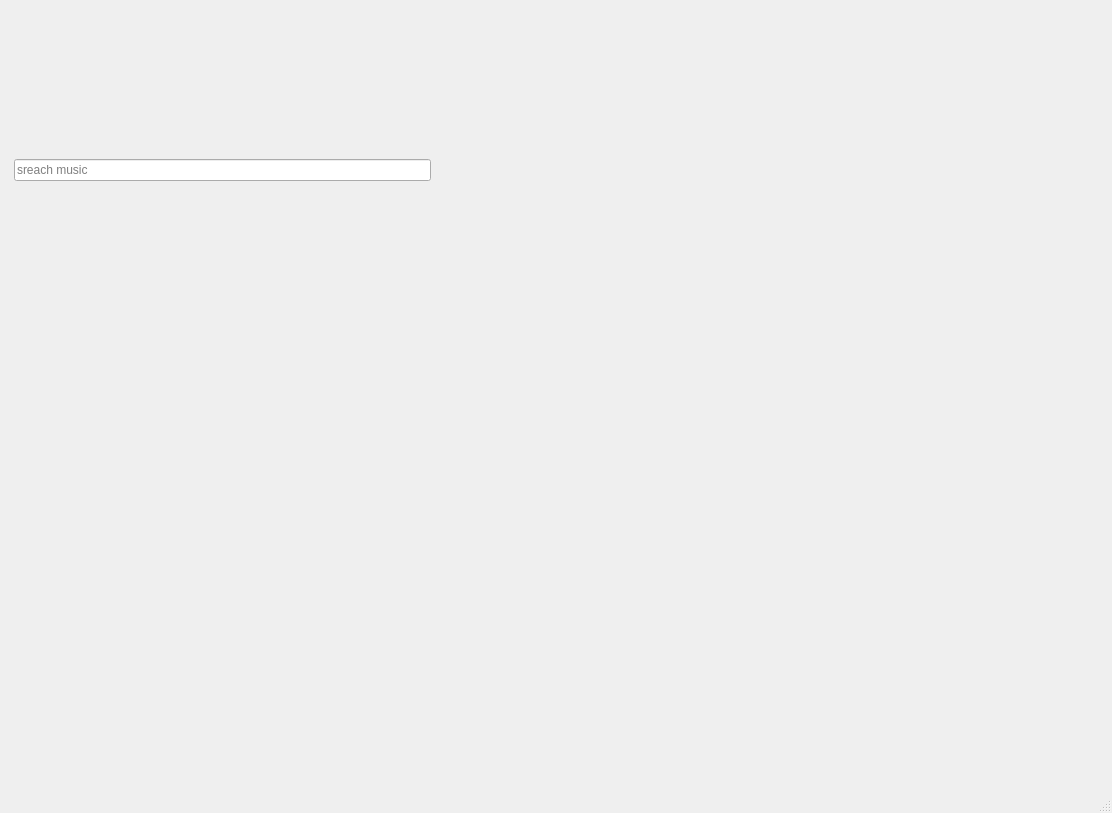
<?xml version="1.0" encoding="UTF-8"?>
<ui version="4.0">
 <class>MainWindow</class>
 <widget class="QMainWindow" name="MainWindow">
  <property name="geometry">
   <rect>
    <x>0</x>
    <y>0</y>
    <width>1112</width>
    <height>813</height>
   </rect>
  </property>
  <property name="windowTitle">
   <string>MainWindow</string>
  </property>
  <widget class="QWidget" name="centralwidget">
   <widget class="QWidget" name="horizontalLayoutWidget">
    <property name="geometry">
     <rect>
      <x>0</x>
      <y>0</y>
      <width>431</width>
      <height>341</height>
     </rect>
    </property>
    <layout class="QHBoxLayout" name="horizontalLayout">
     <property name="spacing">
      <number>7</number>
     </property>
     <property name="sizeConstraint">
      <enum>QLayout::SetDefaultConstraint</enum>
     </property>
     <item>
      <widget class="QLabel" name="label">
       <property name="text">
        <string/>
       </property>
       <property name="pixmap">
        <pixmap>../../../../Downloads/ChatGPT Image 15_40_29 25 thg 10, 2025.png</pixmap>
       </property>
       <property name="scaledContents">
        <bool>true</bool>
       </property>
      </widget>
     </item>
     <item>
      <widget class="QLineEdit" name="lineEdit">
       <property name="placeholderText">
        <string>sreach music</string>
       </property>
      </widget>
     </item>
    </layout>
   </widget>
  </widget>
  <widget class="QMenuBar" name="menubar">
   <property name="geometry">
    <rect>
     <x>0</x>
     <y>0</y>
     <width>1112</width>
     <height>26</height>
    </rect>
   </property>
  </widget>
  <widget class="QStatusBar" name="statusbar"/>
 </widget>
 <resources/>
 <connections/>
</ui>
